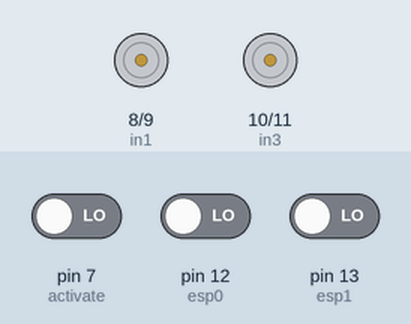
The sketch below on a simulated Arduino Uno, built with avr-gcc and run on an emulated ATmega328P. On the bench: motor-driver pin pairs drawn as motors (green arrow = first pin HIGH = forward, orange = second pin HIGH = backward, longer = more drive). The test bench sets the inputs (shaded band); at power-on: pin 7 (activate) LOW, pin 12 (esp0) LOW, pin 13 (esp1) LOW.

Above: at 1.2 s.
1.3 s: pin 7 (activate) driven HIGH
At 1.77 s:
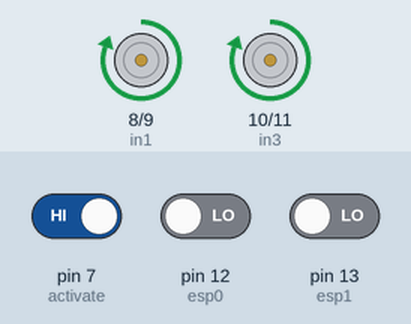
4.3 s: pin 12 (esp0) driven HIGH
At 4.8 s:
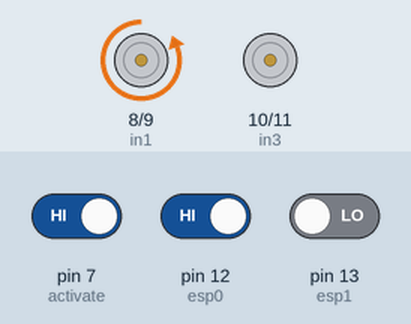
7.3 s: pin 13 (esp1) driven HIGH
At 7.77 s:
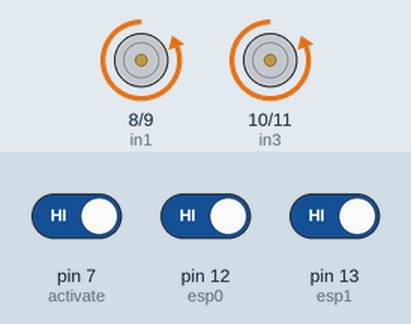
10.3 s: pin 12 (esp0) driven LOW
At 10.8 s:
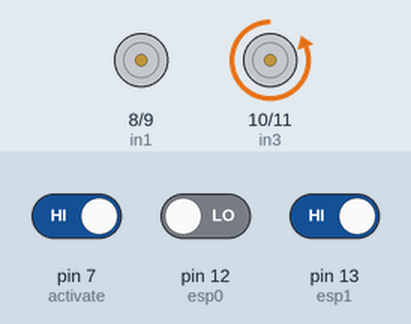
13.3 s: pin 7 (activate) driven LOW
At 13.8 s:
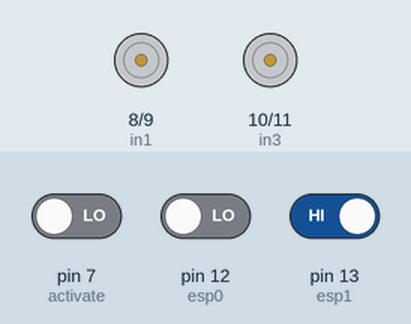
Timing chart, 0 to 15.8 s (numbered marks = the images above; inputs shaded):
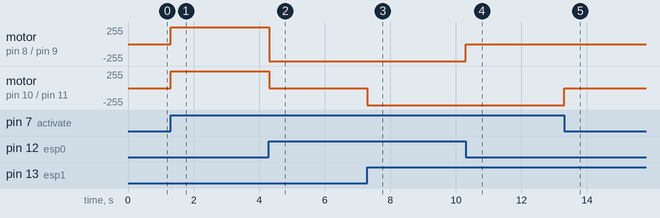

The sketch:

arduino_code.ino
```cpp
int in1 = 8, in2 = 9;
int in3 = 10, in4 = 11;
int activate = 7;
int esp0 = 12, esp1 = 13;

void setup() {
  // put your setup code here, to run once:
  pinMode(in1, OUTPUT);
  pinMode(in2, OUTPUT);
  pinMode(in3, OUTPUT);
  pinMode(in4, OUTPUT);
  pinMode(activate, INPUT);
  pinMode(esp0, INPUT);
  pinMode(esp1, INPUT);
}

void leftBackward(){
  digitalWrite(in1, HIGH);
  digitalWrite(in2, LOW);
}

void rightBackward(){
  digitalWrite(in3, HIGH);
  digitalWrite(in4, LOW);
}

void leftForward(){
  digitalWrite(in1, LOW);
  digitalWrite(in2, HIGH);
}

void rightForward(){
  digitalWrite(in3, LOW);
  digitalWrite(in4, HIGH);
}

void leftStop(){
  digitalWrite(in1, LOW);
  digitalWrite(in2, LOW);
}

void rightStop(){
  digitalWrite(in3, LOW);
  digitalWrite(in4, LOW);
}

void goForward(int t){
  rightForward();
  leftForward();
  delay(t);
  stopAll();
}

void goBackward(int t){
  rightBackward();
  leftBackward();
  delay(t);
  stopAll();
}

void turnLeft(int t){
  rightForward();
  delay(t);
  stopAll();
}

void turnRight(int t){
  leftForward();
  delay(t);
  stopAll();
}

void stopAll(){
  rightStop();
  leftStop();
}

void loop() {
  // put your main code here, to run repeatedly:
  int runTime = 50;
  int turnTime = 100;
  int state = digitalRead(activate);
  if(state == HIGH){
    int stateESP0 = digitalRead(esp0);
    int stateESP1 = digitalRead(esp1);
    if(stateESP0 == HIGH && stateESP1 == HIGH){
      goForward(runTime);
    }
    else if(stateESP0 == LOW && stateESP1 == LOW){
      goBackward(runTime);
    }
    else if(stateESP0 == LOW && stateESP1 == HIGH){
      turnLeft(turnTime);
    }
    else if(stateESP0 == HIGH && stateESP1 == LOW){
      turnRight(turnTime);
    }
  }
}
```

Measured:
- after the input at 1.3 s, motor on pin 8 (in1) / pin 9 (in2), motor on pin 10 (in3) / pin 11 (in4): stopped → forward 255/255 at once
- after the input at 4.3 s, motor on pin 8 (in1) / pin 9 (in2): forward 255/255 → backward 255/255 at once; motor on pin 10 (in3) / pin 11 (in4): forward 255/255 → stopped at once
- after the input at 7.3 s, motor on pin 10 (in3) / pin 11 (in4): stopped → backward 255/255 at once
- after the input at 10.3 s, motor on pin 8 (in1) / pin 9 (in2): backward 255/255 → stopped at once
- after the input at 13.3 s, motor on pin 10 (in3) / pin 11 (in4): backward 255/255 → stopped at once
